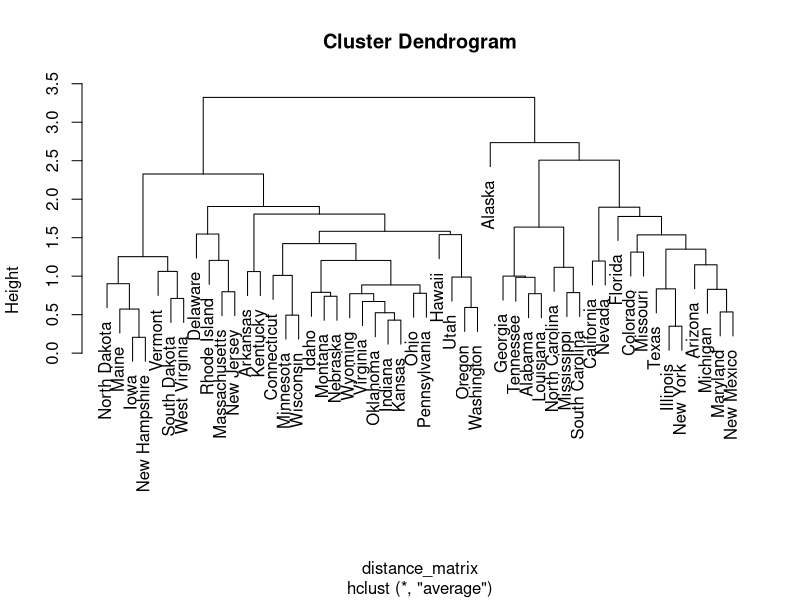

Reproduce this figure in R.
data=datasets::USArrests
View(data)
data_scaled = scale(data)
# data$Species = factor(data$Species,
#                       levels = unique(data$Species),
#                       labels = seq(0,length(unique(data$Species))-1))
View(data)
View(data_scaled)

distance_matrix = dist(data_scaled)

model<- hclust(distance_matrix, method = 'average')
plot(model)

